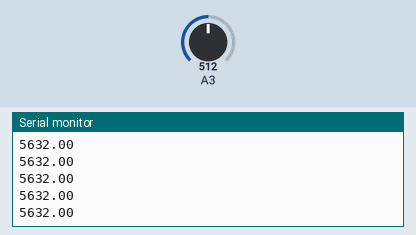
A sketch run on a simulated Arduino Uno, built with avr-gcc and run on an emulated ATmega328P. Parts: the last lines printed to the serial monitor. The inputs (shaded band) are chosen by the test bench; at power-on: A3 = 512.

Above: at 1.2 s.
1.3 s: A3 set to 716
At 2.3 s:
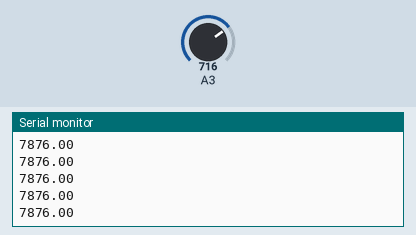
2.8 s: A3 set to 900
At 3.6 s:
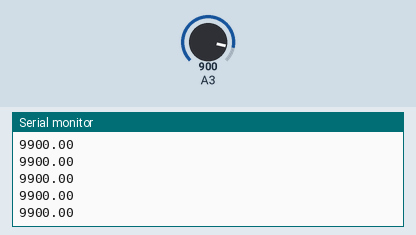
Timing chart, 0 to 5.8 s (numbered marks = the images above; inputs shaded):
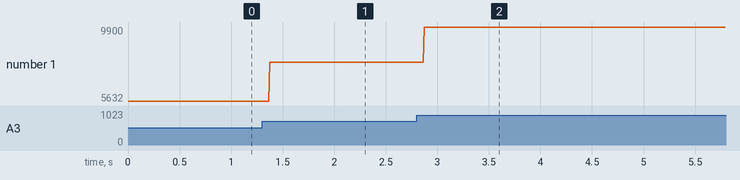

Measured:
- after the input at 1.3 s, the serial monitor: prints a new line after 0.08 s (image 1)
- after the input at 2.8 s, the serial monitor: prints a new line after 0.07 s (image 2)
- plotted number 1: 5632 → 7876 after the input at 1.3 s, 7876 → 9900 after the input at 2.8 s

The sketch:

Arduinoslave.ino
```cpp
#include<SoftwareSerial.h>
#include<ArduinoJson.h>
SoftwareSerial ArduinoUno(3,2);
SoftwareSerial s(5,6);
void setup() {
  s.begin(9600);
  Serial.begin(9600);
  ArduinoUno.begin(4800);

}

void loop() {
  int sensorValue = analogRead(A3);
  float volt2 = sensorValue *(0.11*100);
  Serial.println(volt2);
  //int z = map(volt2, 176, 242, 1, 100);

  /*StaticJsonBuffer<1000> jsonBuffer;
  JsonObject& root = jsonBuffer.createObject();
  root["data1"]=ldr2;
  root["data2"]=z;
  if(s.available()>0){
      root.printTo(s);
  }
  while(ArduinoUno.available()>0){
    float val = ArduinoUno.parseFloat();
    if(ArduinoUno.read()=='\n'){
      Serial.println(val);
    }
  }
  delay(30);*/
}
```
